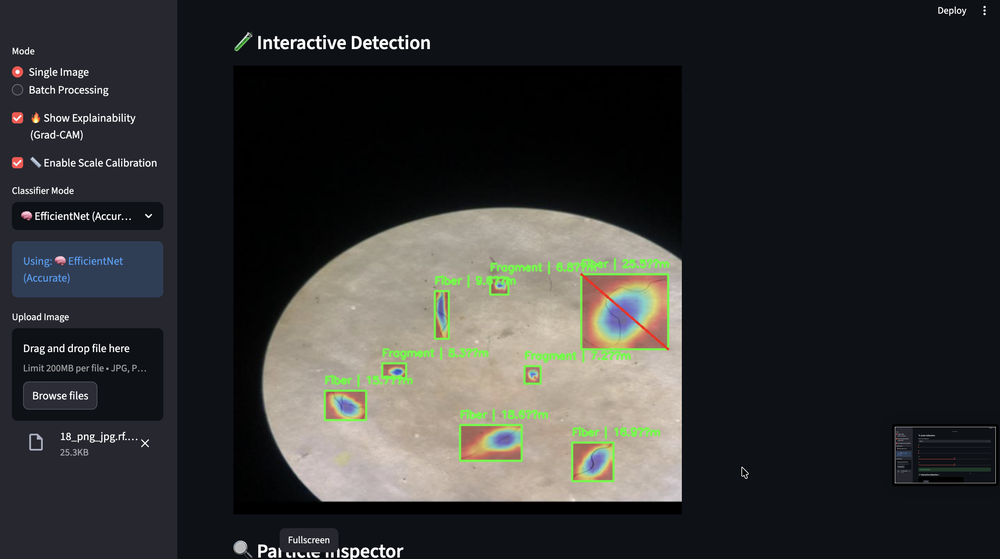
#> input picture gradcam-image.png, 1000 x 559 px, shrunk from 2854 x 1594 before the run
$ python -i image_processing.py   (imports and definitions only)
#> lines starting #> are read from the running program, lines starting #| are printed output that depends on the picture; after the words box and inside, x2 and y2 are one past the last pixel; in counts of white or black regions, pixels touching at a corner belong together

import cv2
import numpy as np

def estimate_size(img, scale_factor=1.0):
    gray = cv2.cvtColor(img, cv2.COLOR_RGB2GRAY)
    _, thresh = cv2.threshold(gray, 0, 255,
                              cv2.THRESH_BINARY + cv2.THRESH_OTSU)

    contours, _ = cv2.findContours(thresh,
                                   cv2.RETR_EXTERNAL,
                                   cv2.CHAIN_APPROX_SIMPLE)

    if len(contours) == 0:
        return 0, None

    contour = max(contours, key=cv2.contourArea)

    rect = cv2.minAreaRect(contour)
    box = cv2.boxPoints(rect).astype(int)

    max_dist = 0
    for i in range(len(box)):
        for j in range(i+1, len(box)):
            dist = np.linalg.norm(box[i] - box[j])
            max_dist = max(max_dist, dist)

    size_um = max_dist * scale_factor
    return size_um, contour
import cv2
import numpy as np

# 🔥 Find largest contour (particle)
def get_main_contour(img):
    gray = cv2.cvtColor(img, cv2.COLOR_BGR2GRAY)
    blur = cv2.GaussianBlur(gray, (5,5), 0)

    _, thresh = cv2.threshold(blur, 0, 255,
                              cv2.THRESH_BINARY + cv2.THRESH_OTSU)

    contours, _ = cv2.findContours(
        thresh,
        cv2.RETR_EXTERNAL,
        cv2.CHAIN_APPROX_SIMPLE
    )

    if len(contours) == 0:
        return None

    return max(contours, key=cv2.contourArea)


# 🔥 Feret diameter (max distance between contour points)
def feret_diameter(contour):
    if contour is None:
        return 0

    pts = contour.reshape(-1, 2)

    max_dist = 0
    for i in range(len(pts)):
        for j in range(i+1, len(pts)):
            dist = np.linalg.norm(pts[i] - pts[j])
            if dist > max_dist:
                max_dist = dist

    return max_dist


# 🔥 FINAL size estimation
def estimate_size(img, scale_factor=1.0):
    contour = get_main_contour(img)

    if contour is None:
        return 0, None

    feret_px = feret_diameter(contour)

    size_um = feret_px * scale_factor

    return size_um, contour

>>> import cv2
>>> picture = cv2.cvtColor(cv2.imread('gradcam-image.png'), cv2.COLOR_BGR2RGB)
>>> result = estimate_size(picture)
#> in get_main_contour, `gray = cv2.cvtColor(img, cv2.COLOR_BGR2GRAY)`:
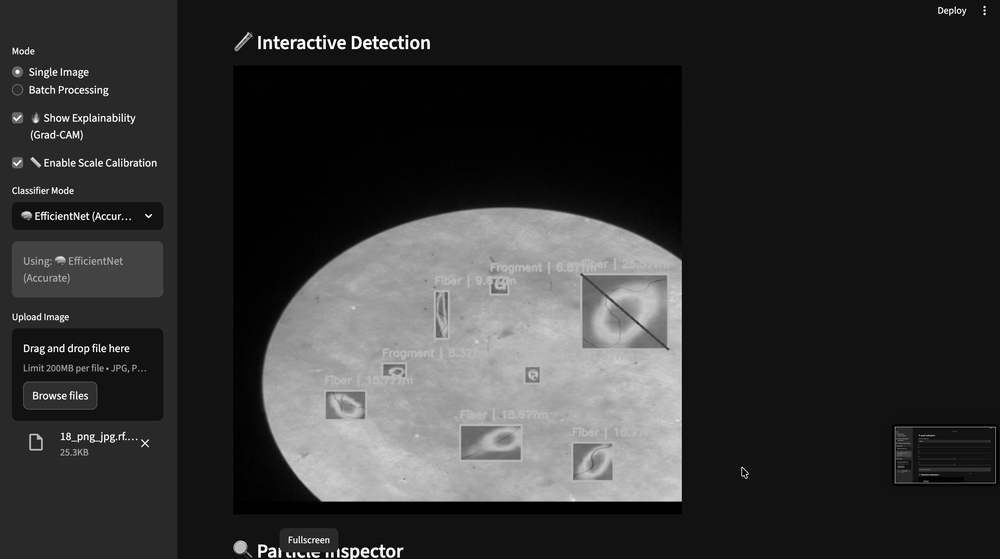
#> gray: shape (559, 1000); min 0, max 255, mean 50.8
#> in get_main_contour, `_, thresh = cv2.threshold(blur, 0, 255, cv2.THRESH_BINARY + cv2.THRESH..`:
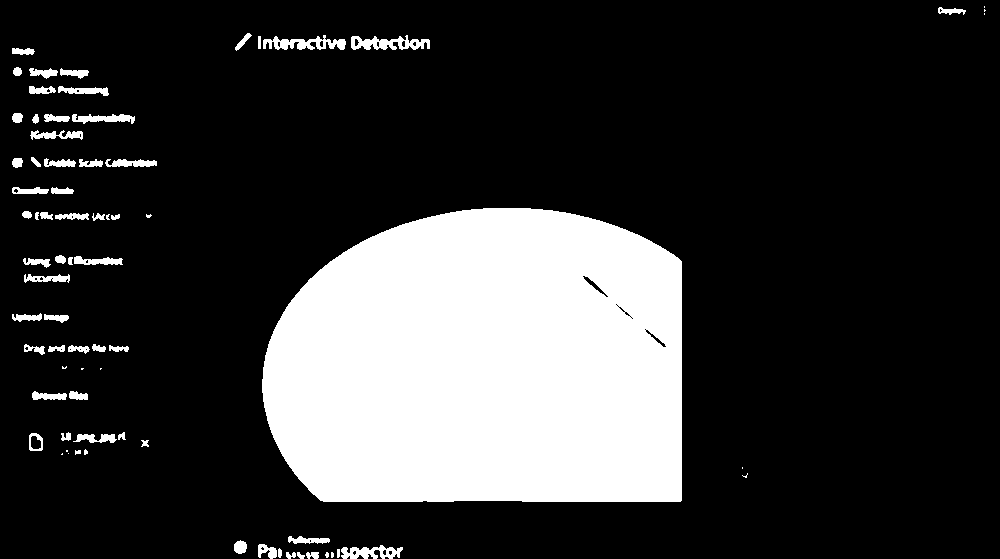
#> thresh: shape (559, 1000); 21.1% white; 75 white regions (16 under 20 px)
#> in get_main_contour, `contours, _ = cv2.findContours( thresh, cv2.RETR_EXTERNAL, cv2.CHAIN_A..`: contours = 75 contours, 19 with area under 20; largest, box (x1, y1, x2, y2) and area: (262, 208, 682, 502) 108553, (351, 35, 430, 50) 618, (263, 35, 346, 50) 559, (341, 545, 403, 559) 463, (72, 114, 135, 124) 314
#> in estimate_size, `contour = get_main_contour(img)`: contour = contour of 312 points, box (x1, y1, x2, y2) (262, 208, 682, 502), area 108553
#> in feret_diameter, `pts = contour.reshape(-1, 2)`: pts = 312 pairs, first value 262 to 681, second value 208 to 501
#> after the loop in feret_diameter, `for i in range(len(pts)):`: max_dist = 444.3
#> result = 2 items, first 2: 444.3, contour of 312 points, box (x1, y1, x2, y2) (262, 208, 682, 502), area 108553

$ run again, on microplastic -evaluation.png
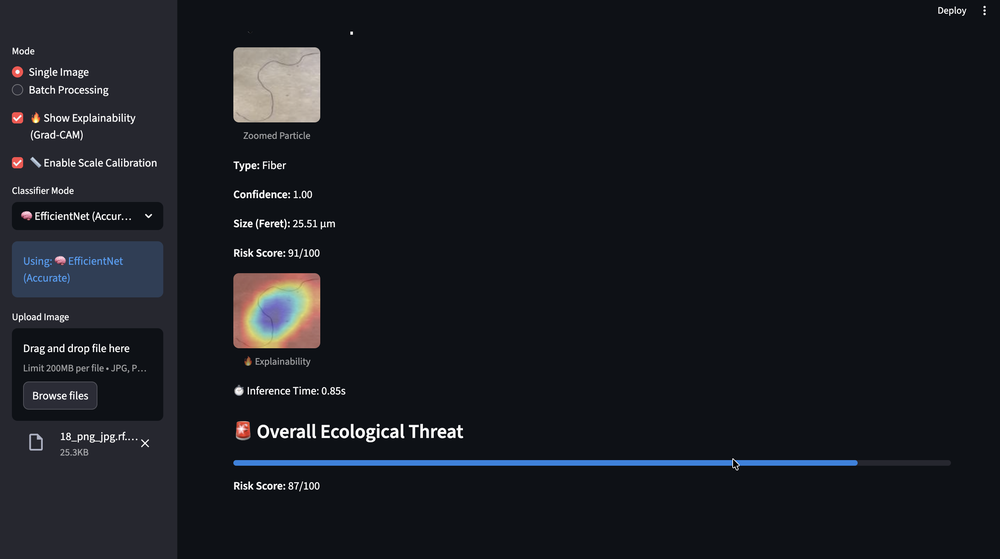
#> input picture microplastic -evaluation.png, 1000 x 559 px, shrunk from 2854 x 1594 before the run
#> in get_main_contour, `gray = cv2.cvtColor(img, cv2.COLOR_BGR2GRAY)`:
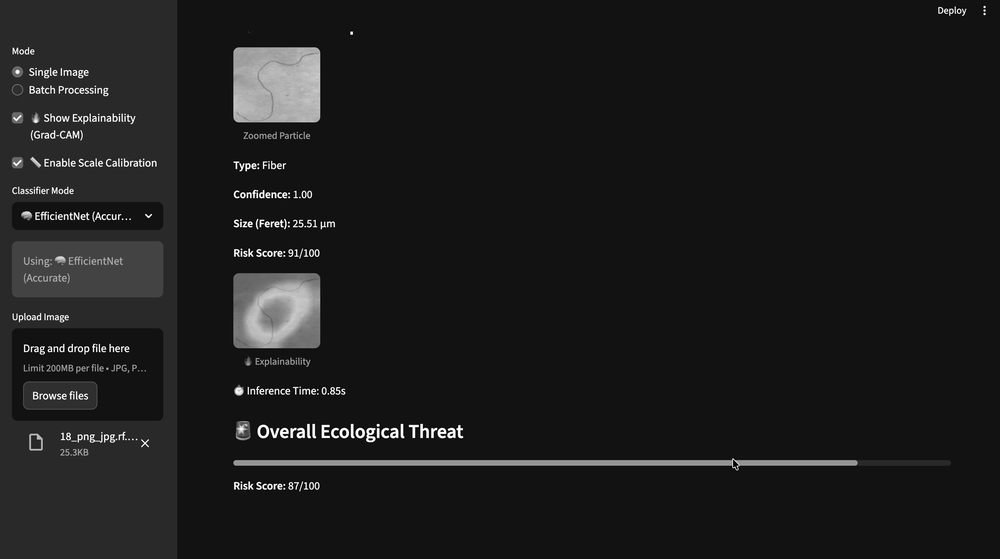
#> gray: shape (559, 1000); min 0, max 255, mean 28.4
#> in get_main_contour, `_, thresh = cv2.threshold(blur, 0, 255, cv2.THRESH_BINARY + cv2.THRESH..`:
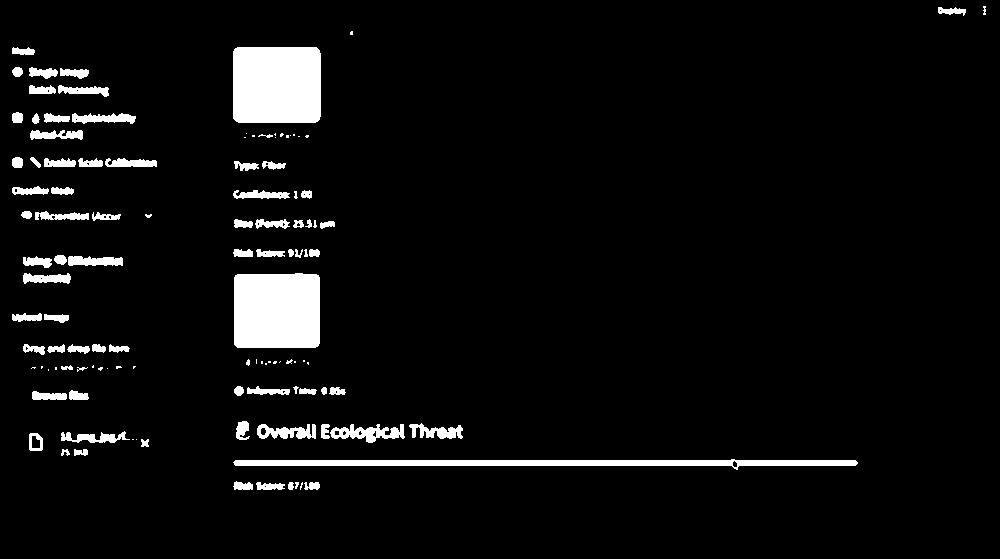
#> thresh: shape (559, 1000); 5.3% white; 116 white regions (36 under 20 px)
#> contours = 116 contours, 44 with area under 20; largest, box (x1, y1, x2, y2) and area: (233, 47, 321, 123) 6488, (234, 273, 320, 348) 6194, (233, 459, 858, 470) 3132, (330, 424, 405, 443) 668, (257, 424, 316, 439) 484
#> contour = contour of 20 points, box (x1, y1, x2, y2) (233, 47, 321, 123), area 6488
#> pts = 20 rows, first 8: [237, 47], [236, 48], [235, 48], [234, 49], [234, 50], [233, 51], [233, 118], [236, 121]
#> the loop in feret_diameter, `for i in range(len(pts)):` made 20 passes
#> after the loop in feret_diameter, `for i in range(len(pts)):`: max_dist = 110.1
#> result = 2 items, first 2: 110.1, contour of 20 points, box (x1, y1, x2, y2) (233, 47, 321, 123), area 6488

$ run again, on scalre-calibrate.png
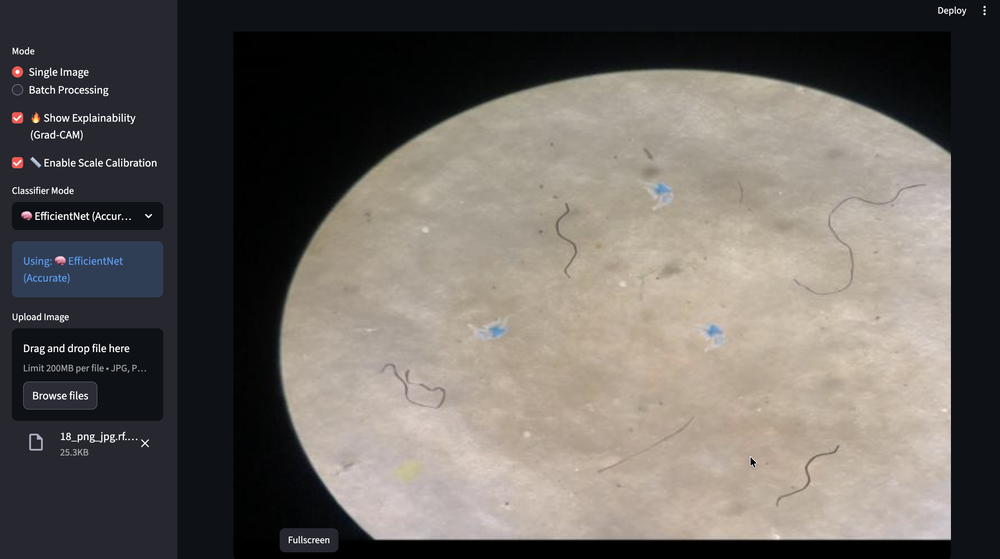
#> input picture scalre-calibrate.png, 1000 x 559 px, shrunk from 2854 x 1594 before the run
#> in get_main_contour, `blur = cv2.GaussianBlur(gray, (5,5), 0)`:
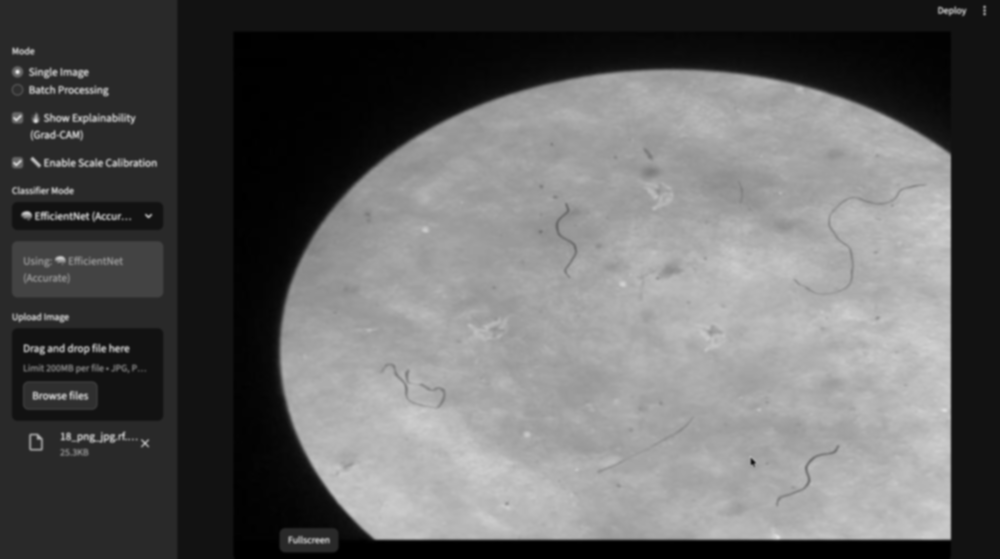
#> blur: shape (559, 1000); min 0, max 224, mean 96.9
#> in get_main_contour, `_, thresh = cv2.threshold(blur, 0, 255, cv2.THRESH_BINARY + cv2.THRESH..`:
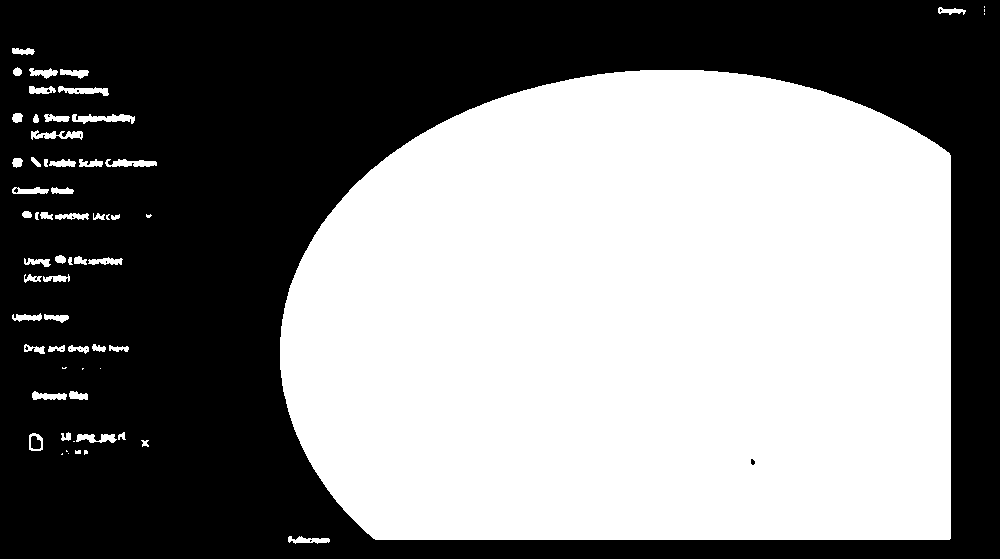
#> thresh: shape (559, 1000); 51% white; 15 black regions (13 under 20 px)
#> contours = 63 contours, 17 with area under 20; largest, box (x1, y1, x2, y2) and area: (280, 70, 951, 540) 278218, (72, 114, 135, 124) 302, (58, 86, 109, 96) 226, (105, 159, 157, 167) 223, (31, 130, 83, 140) 222
#> contour = contour of 480 points, box (x1, y1, x2, y2) (280, 70, 951, 540), area 278218
#> pts = 480 pairs, first value 280 to 950, second value 70 to 539
#> after the loop in feret_diameter, `for i in range(len(pts)):`: max_dist = 711
#> result = 2 items, first 2: 711, contour of 480 points, box (x1, y1, x2, y2) (280, 70, 951, 540), area 278218
